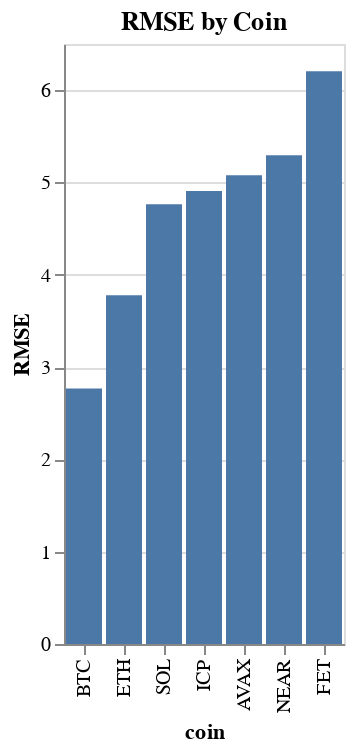

Notebook cell for this chart:
### Code cell
import altair as alt

# Sort the DataFrame by RMSE in ascending order
everything_sorted = everything.sort_values('RMSE')

# Create the bar plot
alt.Chart(everything_sorted).mark_bar().encode(
    x=alt.X('coin', sort= 'y'),  # Sort x-axis (coins) by y-axis (RMSE)
    y='RMSE'
).properties(
    title='RMSE by Coin'  # Add a title to the chart
)

### Figure 1 — Vega-Lite specification as saved in the notebook (floating-point values rounded to 4 significant figures)
{"config": {"view": {"continuousWidth": 300, "continuousHeight": 300}}, "data": {"name": "data-35383d027539745a7ec84673a4825383"}, "mark": {"type": "bar"}, "encoding": {"x": {"field": "coin", "sort": "y", "type": "nominal"}, "y": {"field": "RMSE", "type": "quantitative"}}, "title": "RMSE by Coin", "$schema": "https://vega.github.io/schema/vega-lite/v5.20.1.json", "datasets": {"data-35383d027539745a7ec84673a4825383": [{"coin": "BTC", "correlation": -0.7783, "RMSE": 2.768}, {"coin": "ETH", "correlation": -0.7137, "RMSE": 3.778}, {"coin": "SOL", "correlation": -0.6911, "RMSE": 4.765}, {"coin": "ICP", "correlation": -0.5586, "RMSE": 4.909}, {"coin": "AVAX", "correlation": -0.6371, "RMSE": 5.078}, {"coin": "NEAR", "correlation": -0.627, "RMSE": 5.295}, {"coin": "FET", "correlation": -0.5533, "RMSE": 6.204}]}}
